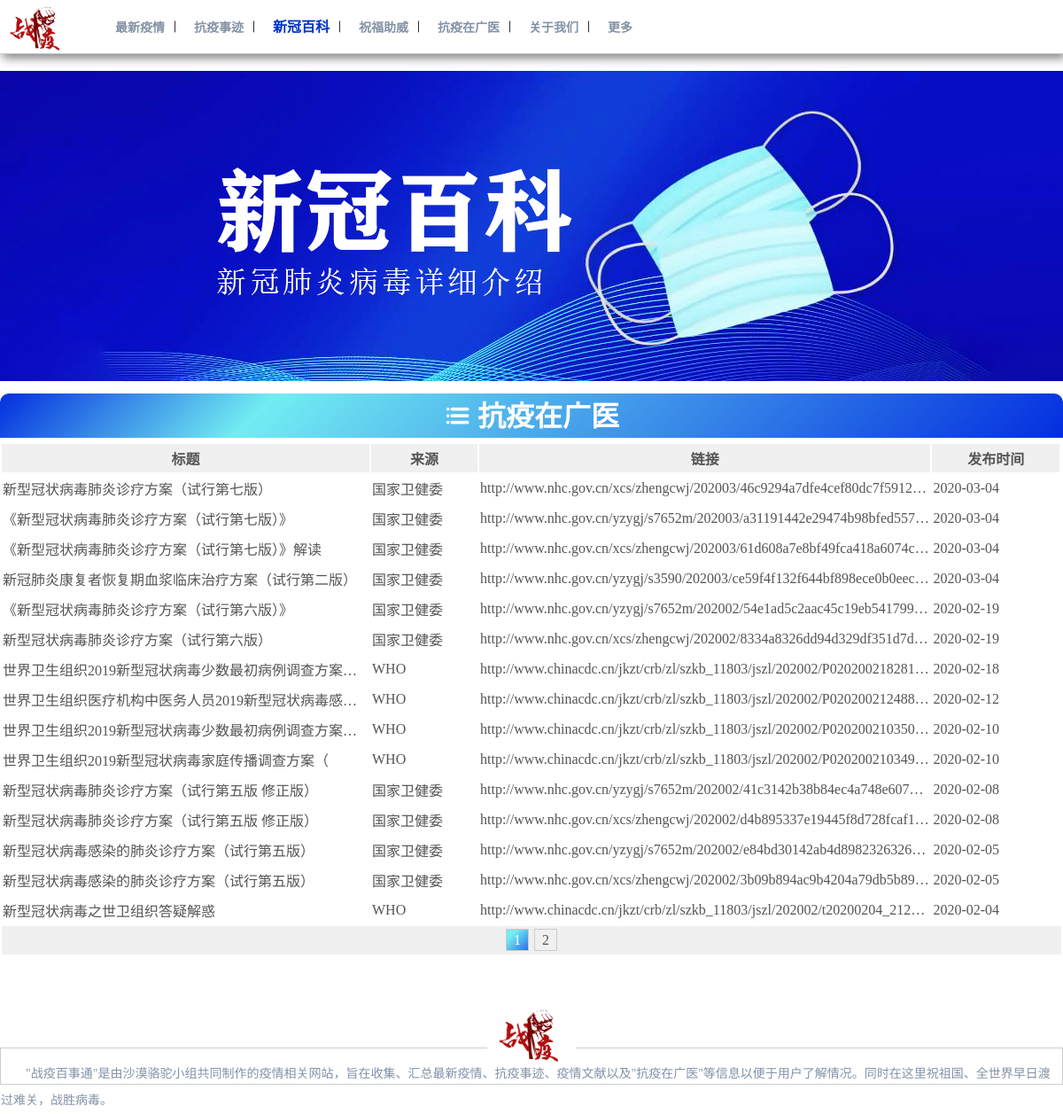
Screenshot of /home/literature/literature.php with the database file from the repository.
### tables this page shows
CREATE TABLE `literature`  (
  `title` varchar(255) NULL DEFAULT NULL,
  `author` varchar(255) NULL DEFAULT NULL,
  `link` varchar(255) NULL DEFAULT NULL,
  `date` date NULL DEFAULT NULL,
  `literatureid` int(10) UNSIGNED NOT NULL AUTO_INCREMENT,
  PRIMARY KEY (`literatureid`) USING BTREE
);

### home/literature/literature.php (the view, shortened to what this page needs)
<?php
require_once("../conn.php");
$pagesizeLiterature = 15;
$pageLiterature = isset($_GET['pageLiterature']) ? $_GET['pageLiterature'] : 1;
$startrowLiterature = ($pageLiterature-1)*$pagesizeLiterature;
$sql = "SELECT * FROM literature ORDER BY date DESC";
$result = mysqli_query($conn,$sql);
$recordsLiterature = mysqli_num_rows($result);
$pagesLiterature = ceil($recordsLiterature/$pagesizeLiterature);
$sql .=" LIMIT {$startrowLiterature},{$pagesizeLiterature}";
$result = mysqli_query($conn,$sql);
$arrsLiteratures = mysqli_fetch_all($result,MYSQLI_ASSOC);
?>
<!DOCTYPE html>
<!DOCTYPE html>
<html lang="en">
<head>
   <link rel="stylesheet" href="../../css/page.css">
    <link rel="stylesheet" href="../../css/iconfont.css">
</head>
<body>
<div id="header">
    <div class="header">
        <div class="header_left">
        <a href="../../index.php"><img src="../../image/logo3.png" alt=""></a>
        </div>
        <div class="header_center">
                    <a href="../situation.php" >最新疫情</a>
                     <i class="icon-anjianfengexian iconfont"></i>
                    <a href="../story.php">抗疫事迹</a>
                     <i class="icon-anjianfengexian iconfont"></i>
                    <a href="../literature.php" id="this">新冠百科</a>
                     <i class="icon-anjianfengexian iconfont"></i>
                    <a href="../benediction.php">祝福助威</a>
                     <i class="icon-anjianfengexian iconfont"></i>
                    <a href="../gdmu.php">抗疫在广医</a>
                     <i class="icon-anjianfengexian iconfont"></i>
                    <a href="../us.php">关于我们</a>
                     <i class="icon-anjianfengexian iconfont"></i>
                    <a href="../more.php">更多</a>
        </div>
        <div class="header_right">
            </div>
    </div>
</div>
    <div class="view">
        <img src="../../image/bk.jpg" alt="">
    </div>
<div class="literature_box">
	<div class="literature_name"><i class="icon-liebiao1 iconfont"></i>&nbsp;抗疫在广医</div>
	<table class="literature_list">
		<tr>
			<th width="35%">标题</th>
			<th width="10%">来源</th>
			<th width="43%">链接</th>
			<th width="12%">发布时间</th>
		</tr>
		<?php
		    foreach ($arrsLiteratures as $arrsLiterature) {
		     ?>
		    <tr>
		    <td><?php echo $arrsLiterature['title']; ?></td>
		    <td><?php echo $arrsLiterature['author']; ?></td>
		    <td><?php $literatureLink = $arrsLiterature['link']; echo "<a href='$literatureLink' target='_blank' >$literatureLink</a>"; ?></td>
		    <td><?php echo $arrsLiterature['date']; ?></td>
		    </tr>
		    <?php }?>
		    	<tr >
		    		<td class="literature_nav" colspan="5">
						<?php
							for($i=1;$i<=$pagesLiterature;$i++){
								if($pageLiterature==$i){
								echo"<span>$i</span>" ;
								}else
								{
								echo"<a href='?pageLiterature=$i#literature'>$i</a>" ;
								}
							}
							?>
					</td>
				</tr>
	</table>
</div>
    <div id="bottom">
        <div class="bottom_top">
            <img src="../../image/logo3.png" alt="">
        </div>
        <div class="bottom_bottom">
        <p>"战疫百事通"是由沙漠骆驼小组共同制作的疫情相关网站，旨在收集、汇总最新疫情、抗疫事迹、疫情文献以及"抗疫在广医"等信息以便于用户了解情况。同时在这里祝祖国、全世界早日渡过难关，战胜病毒。</p></div>
    </div>
</body>
</html>

### css/page.css (style rules this page uses)
body { font-size: 16px; padding: 0px; margin: 0px; }
a { text-decoration: none; }
#header { width: 100%; height: 60px; border-bottom: 1px solid #ccc; box-shadow:3px 5px 10px #888888; background-color: #FFF; overflow: hidden; position: fixed; top: 0; z-index: 999; }
.header { width: 1366px; height: 60px; margin: 0px auto; }
.header_left { width: 120px; height: 60px; float: left; }
.header_left img { padding: 3px 0px; height: 54px; }
.header_center { width: 650px; height: 60px; line-height: 60px; float: left; font-size: 14px; }
.header_center a { color:#8392A6; font-weight:bold; margin-left: 10px; }
#this { color:#0033CC; font-size: 16px; }
.header_right { width: 550px; height: 60px; float: right; line-height: 60px; color: #8392A6; }
.view { width: 100%; text-align: center; margin-top: 80px; }
.view img { width: 1200px; }
#bottom { margin-top: 55px; width: 100%; height: 50px; }
.bottom_top { text-align: center; margin-bottom: -20px; }
.bottom_top img { width: 100px; }
.bottom_bottom { height: 40px; border: 1px solid #ccc; line-height: 60px; }
.bottom_bottom p { font-size:14px; text-indent: 2em; color: #8392A6; line-height: 30px; }
.literature_box { width: 1200px; margin: 10px auto; }
.literature_name { width: 1200px; height: 50px; background-image: linear-gradient( 135deg, #032EDF 0%, #72EDF2 25%, #032EDF 100%); color: #ffffff; font-size: 32px; font-weight: bold; border-top-right-radius: 10px; border-top-left-radius: 10px; text-align: center; }
.literature_name i { font-size: 30px; font-weight: bold; }
.literature_list { margin: 5px auto; width: 1200px; table-layout: fixed; font-size: 16px; }
.literature_list a { color: #555555; }
.literature_list tr { width: 100%; color: #555555; height: 30px; }
.literature_list th { color: #555555; height: 30px; background-color: #F0F0F0; }
.literature_list td { color: #555555; height: 30px; white-space: nowrap; overflow: hidden; text-overflow: ellipsis; }
.literature_nav { background-color: #F0F0F0; text-align: center; }
.literature_nav a { padding: 3px 8px; text-decoration: none; margin: 0px 3px; border: 1px solid #ccc; }
.literature_nav span { padding: 3px 8px; margin: 0px 3px; border: 1px solid #ccc; background-image: linear-gradient( 135deg,#72EDF2 25%, #2A71E6 100%); color: #fff; }

### rows the page displays
literature: title "新型冠状病毒肺炎诊疗方案（试行第七版）", author "国家卫健委", link "http://www.nhc.gov.cn/xcs/zhengcwj/202003/46c9294a7dfe4cef80dc7f5912…", date "2020-03-04"
literature: title "《新型冠状病毒肺炎诊疗方案（试行第七版）》", author "国家卫健委", link "http://www.nhc.gov.cn/yzygj/s7652m/202003/a31191442e29474b98bfed55…", date "2020-03-04"
literature: title "《新型冠状病毒肺炎诊疗方案（试行第七版）》解读", author "国家卫健委", link "http://www.nhc.gov.cn/xcs/zhengcwj/202003/61d608a7e8bf49fca418a6074c…", date "2020-03-04"
literature: title "新冠肺炎康复者恢复期血浆临床治疗方案（试行第二版）", author "国家卫健委", link "http://www.nhc.gov.cn/yzygj/s3590/202003/ce59f4f132f644bf898ece0b0eec…", date "2020-03-04"
literature: title "《新型冠状病毒肺炎诊疗方案（试行第六版）》", author "国家卫健委", link "http://www.nhc.gov.cn/yzygj/s7652m/202002/54e1ad5c2aac45c19eb541799…", date "2020-02-19"
literature: title "新型冠状病毒肺炎诊疗方案（试行第六版）", author "国家卫健委", link "http://www.nhc.gov.cn/xcs/zhengcwj/202002/8334a8326dd94d329df351d7d…", date "2020-02-19"
literature: title "世界卫生组织2019新型冠状病毒少数最初病例调查方案…", author "WHO", link "http://www.chinacdc.cn/jkzt/crb/zl/szkb_11803/jszl/202002/P020200218281…", date "2020-02-18"
literature: title "世界卫生组织医疗机构中医务人员2019新型冠状病毒感…", author "WHO", link "http://www.chinacdc.cn/jkzt/crb/zl/szkb_11803/jszl/202002/P020200212488…", date "2020-02-12"
literature: title "世界卫生组织2019新型冠状病毒少数最初病例调查方案…", author "WHO", link "http://www.chinacdc.cn/jkzt/crb/zl/szkb_11803/jszl/202002/P020200210350…", date "2020-02-10"
literature: title "世界卫生组织2019新型冠状病毒家庭传播调查方案（", author "WHO", link "http://www.chinacdc.cn/jkzt/crb/zl/szkb_11803/jszl/202002/P020200210349…", date "2020-02-10"
literature: title "新型冠状病毒肺炎诊疗方案（试行第五版 修正版）", author "国家卫健委", link "http://www.nhc.gov.cn/yzygj/s7652m/202002/41c3142b38b84ec4a748e607…", date "2020-02-08"
literature: title "新型冠状病毒肺炎诊疗方案（试行第五版 修正版）", author "国家卫健委", link "http://www.nhc.gov.cn/xcs/zhengcwj/202002/d4b895337e19445f8d728fcaf1…", date "2020-02-08"
literature: title "新型冠状病毒感染的肺炎诊疗方案（试行第五版）", author "国家卫健委", link "http://www.nhc.gov.cn/yzygj/s7652m/202002/e84bd30142ab4d8982326326…", date "2020-02-05"
literature: title "新型冠状病毒感染的肺炎诊疗方案（试行第五版）", author "国家卫健委", link "http://www.nhc.gov.cn/xcs/zhengcwj/202002/3b09b894ac9b4204a79db5b89…", date "2020-02-05"
literature: title "新型冠状病毒之世卫组织答疑解惑", author "WHO", link "http://www.chinacdc.cn/jkzt/crb/zl/szkb_11803/jszl/202002/t20200204_212…", date "2020-02-04"
